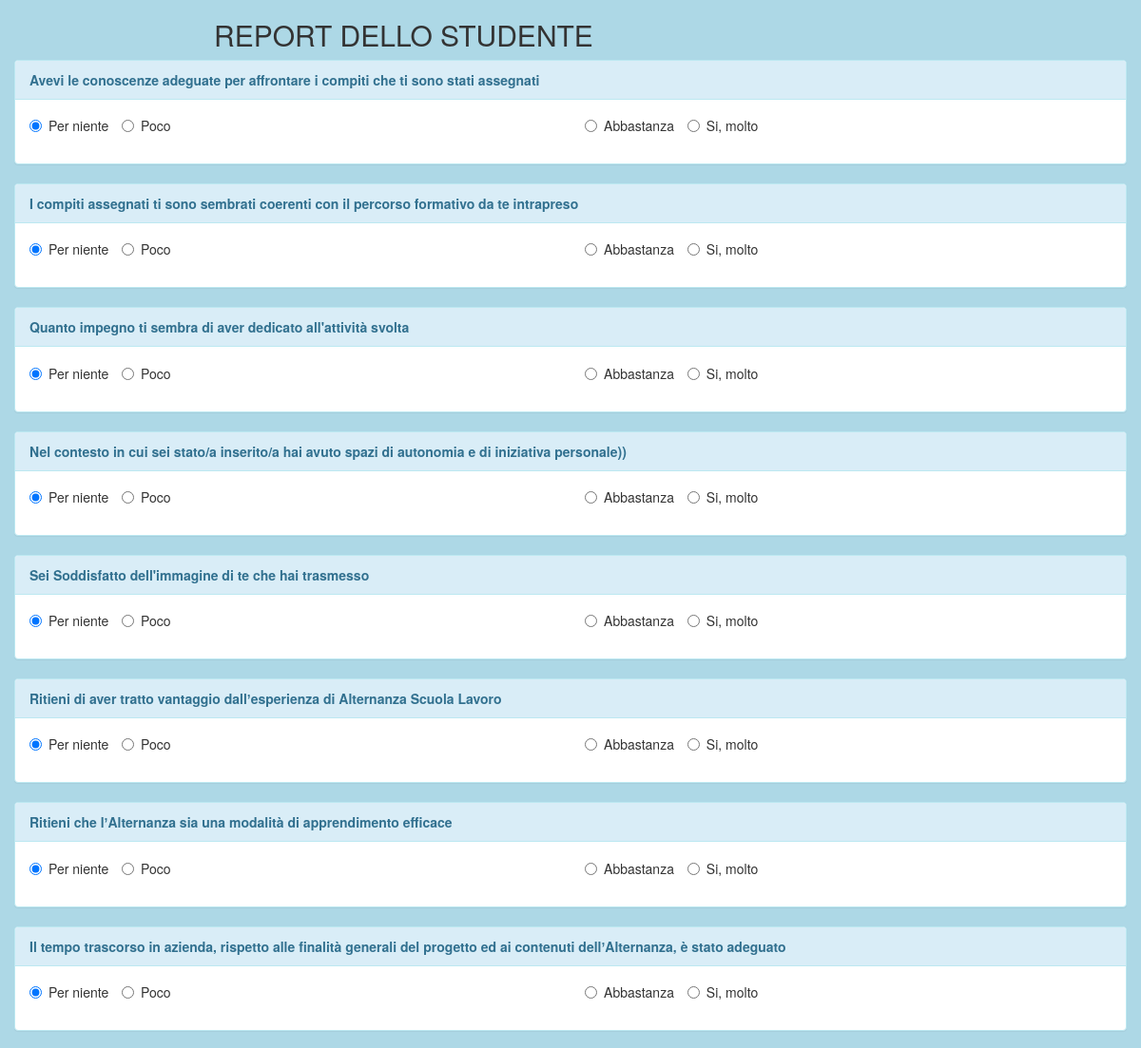
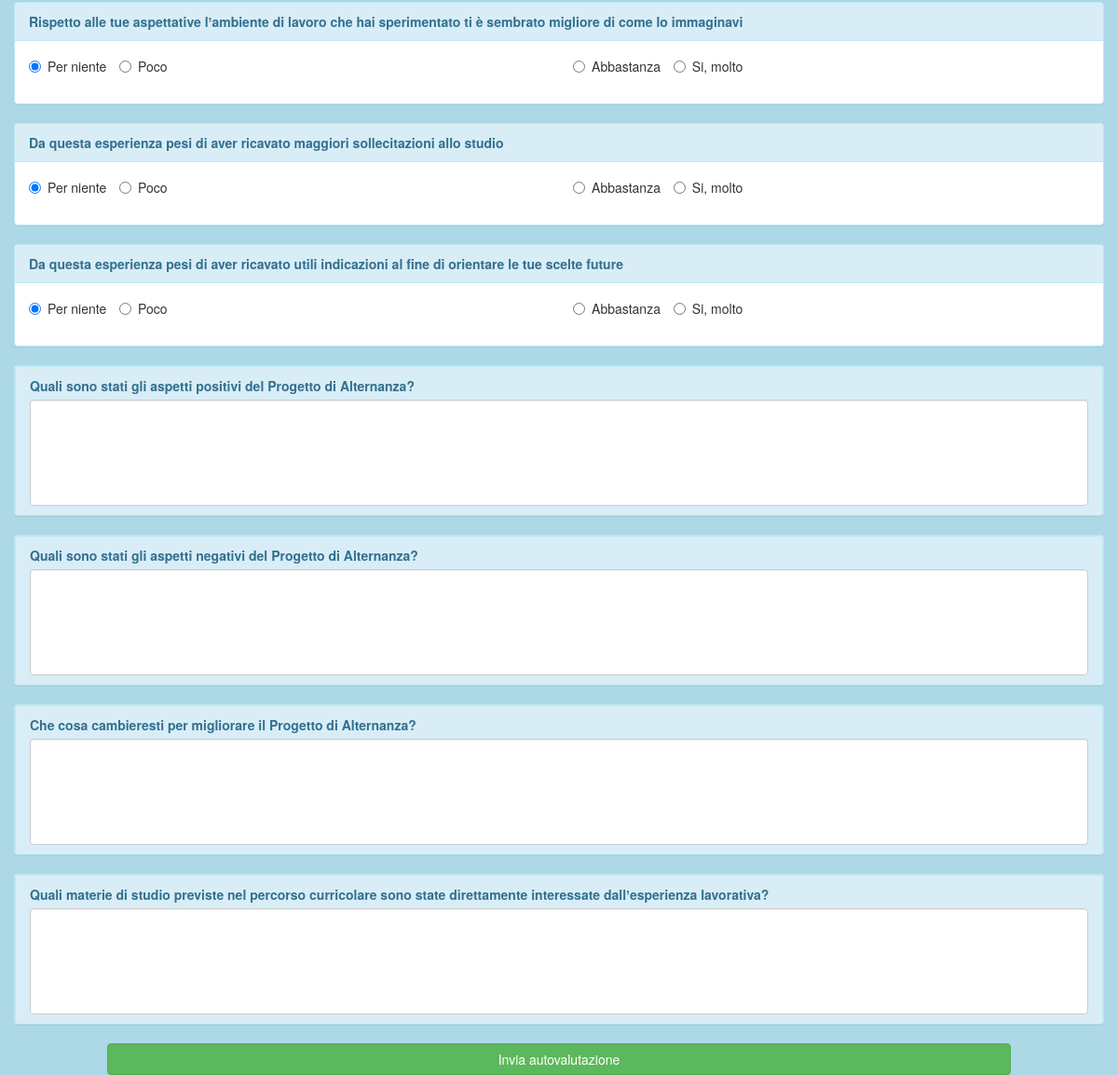
The page /question.php on the database its author committed (2 pictures, top to bottom).
### tables this page shows
CREATE TABLE `domande` (
  `ID_Domanda` int(10) unsigned NOT NULL AUTO_INCREMENT,
  `Descrizione` char(255) NOT NULL,
  `Tipo` char(2) NOT NULL,
  PRIMARY KEY (`ID_Domanda`),
  KEY `Tipo` (`Tipo`),
  CONSTRAINT `domande_ibfk_1` FOREIGN KEY (`Tipo`) REFERENCES `tipivalutazione` (`Tipo`)
);

### load_questions.php (the view)
<?php
	require 'connection.php';
	$query = "SELECT * FROM Domande";
	$result = $conn->query($query);
	while($row = $result->fetch_assoc()){
		$div_row = "<div class=\"row\">";
		if($row["Tipo"]!="DA"){
			$div_row .= "<div class=\"col-sm-12\">";
			$div_row .= "<div class=\"panel panel-info\"><div class=\"panel-heading\"><strong>" .$row["Descrizione"]. "<strong></div>";
			$div_row .= "<div class=\"panel-body\">";
			$radio = "
				<div class=\"form-group \">
					<div class=\"row\">
						<div class=\"col-sm-6\">
		  					<label class=\"radio-inline\"><input type=\"radio\" name=\"q".$row["ID_Domanda"]."\" value=1 checked>Per niente</label>
		  					<label class=\"radio-inline\"><input type=\"radio\" name=\"q".$row["ID_Domanda"]."\" value=2>Poco</label>
  						</div>
		  				<div class=\"col-sm-6\">
		  					<label class=\"radio-inline\"><input type=\"radio\" name=\"q".$row["ID_Domanda"]."\" value=3>Abbastanza</label>
		  					<label class=\"radio-inline\"><input type=\"radio\" name=\"q".$row["ID_Domanda"]."\" value=4>Si, molto</label>
  						</div>
	  				</div>";
			$div_row .= $radio ."</div></div></div></div>";
		}else{
			$div_row .="<div class=\"col-sm-12\"><div class=\"panel-group\">";
			$div_row .="
				<div class=\"form-group\">
					<div class=\"panel panel-info\">
						<div class=\"panel panel-heading\">
							<label for=\"q".$row["ID_Domanda"]."\">".$row["Descrizione"]."</label>
						<div>
							<textarea class=\"form-control noresize\" maxlength=\"255\" rows=\"5\" id=\"q".$row["ID_Domanda"]."\" name=\"q".$row["ID_Domanda"]."\"></textarea>
					</div>
      			</div>";
			$div_row .="</div></div></div></div>";
		}
		$div_row .="<hr>";
		$div_row .= "</div>";
		echo $div_row;
	}

### question.php (shortened to what this page needs)
<!DOCTYPE HTML>
<html>
	<head>
		<link rel="stylesheet" href="bootstrap-3.3.6-dist/css/bootstrap.css" type="text/css">
	</head>
    <body>
    	<div class="container">
    		<div class="row">
    			<div class="col-sm-8">
    				<h2>REPORT DELLO STUDENTE</h2>
    			</div>
    		</div>
    		<div class="row">
    			<form action="process_question.php" method="post" role="form">
    				<?php include 'load_questions.php'?>
    				<div class="row">
    					<div class="col-sm-1"></div>
    					<div class="col-sm-10">
    						<input type="submit" class="btn btn-success btn-block" value="Invia autovalutazione">
    					</div>
    					<div class="col-sm-1"></div>
    				</div>
    			</form>
    		</div>
    	</div>
    </body>
</html>

### question.php (style rules this page uses)
body { background-color: lightblue; }
textarea.noresize { resize:none; }

### rows shown on the page
domande: Descrizione "Avevi le conoscenze adeguate per affrontare i compiti che ti sono stati assegnati"
domande: Descrizione "I compiti assegnati ti sono sembrati coerenti con il percorso formativo da te intrapreso"
domande: Descrizione "Quanto impegno ti sembra di aver dedicato all'attività svolta"
domande: Descrizione "Nel contesto in cui sei stato/a inserito/a hai avuto spazi di autonomia e di iniziativa personale))"
domande: Descrizione "Sei Soddisfatto dell'immagine di te che hai trasmesso"
domande: Descrizione "Ritieni di aver tratto vantaggio dallʼesperienza di Alternanza Scuola Lavoro"
domande: Descrizione "Ritieni che lʼAlternanza sia una modalità di apprendimento efficace"
domande: Descrizione "Il tempo trascorso in azienda, rispetto alle finalità generali del progetto ed ai contenuti dellʼAlternanza, è stato adeguato"
domande: Descrizione "Rispetto alle tue aspettative lʼambiente di lavoro che hai sperimentato ti è sembrato migliore di come lo immaginavi"
domande: Descrizione "Da questa esperienza pesi di aver ricavato maggiori sollecitazioni allo studio"
domande: Descrizione "Da questa esperienza pesi di aver ricavato utili indicazioni al fine di orientare le tue scelte future"
domande: Descrizione "Quali sono stati gli aspetti positivi del Progetto di Alternanza?"
domande: Descrizione "Quali sono stati gli aspetti negativi del Progetto di Alternanza?"
domande: Descrizione "Che cosa cambieresti per migliorare il Progetto di Alternanza?"
domande: Descrizione "Quali materie di studio previste nel percorso curricolare sono state direttamente interessate dallʼesperienza lavorativa?"
